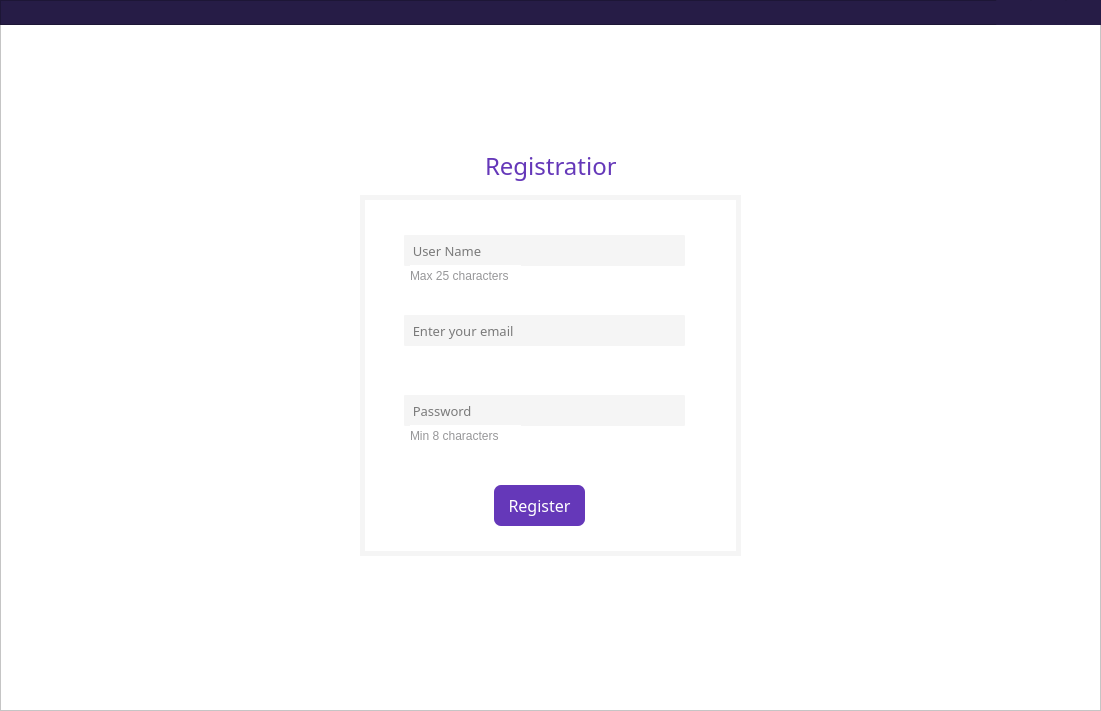
<?xml version="1.0" encoding="UTF-8"?>
<ui version="4.0">
 <class>MainWindow</class>
 <widget class="QMainWindow" name="MainWindow">
  <property name="geometry">
   <rect>
    <x>0</x>
    <y>0</y>
    <width>1101</width>
    <height>711</height>
   </rect>
  </property>
  <property name="windowTitle">
   <string>MainWindow</string>
  </property>
  <widget class="QWidget" name="centralwidget">
   <widget class="QFrame" name="frame">
    <property name="geometry">
     <rect>
      <x>0</x>
      <y>20</y>
      <width>1101</width>
      <height>691</height>
     </rect>
    </property>
    <property name="styleSheet">
     <string notr="true">background-color: rgb(255, 255, 255);</string>
    </property>
    <property name="frameShape">
     <enum>QFrame::StyledPanel</enum>
    </property>
    <property name="frameShadow">
     <enum>QFrame::Raised</enum>
    </property>
    <widget class="QFrame" name="frame_2">
     <property name="geometry">
      <rect>
       <x>360</x>
       <y>175</y>
       <width>381</width>
       <height>361</height>
      </rect>
     </property>
     <property name="styleSheet">
      <string notr="true">QFrame{
border : 5px solid #f5f5f5;

}</string>
     </property>
     <property name="frameShape">
      <enum>QFrame::StyledPanel</enum>
     </property>
     <property name="frameShadow">
      <enum>QFrame::Raised</enum>
     </property>
     <widget class="QLineEdit" name="lineEdit_3">
      <property name="geometry">
       <rect>
        <x>44</x>
        <y>40</y>
        <width>281</width>
        <height>31</height>
       </rect>
      </property>
      <property name="font">
       <font>
        <family>Noto Naskh Arabic UI</family>
        <pointsize>10</pointsize>
       </font>
      </property>
      <property name="styleSheet">
       <string notr="true">QLineEdit{
	background-color: rgb(245, 245, 245);
border-radius: 1px;
}</string>
      </property>
      <property name="placeholderText">
       <string>  User Name</string>
      </property>
     </widget>
     <widget class="QLineEdit" name="lineEdit_4">
      <property name="geometry">
       <rect>
        <x>44</x>
        <y>120</y>
        <width>281</width>
        <height>31</height>
       </rect>
      </property>
      <property name="font">
       <font>
        <family>Noto Naskh Arabic UI</family>
        <pointsize>10</pointsize>
       </font>
      </property>
      <property name="styleSheet">
       <string notr="true">QLineEdit{
	background-color: rgb(245, 245, 245);
border-radius: 1px;
}</string>
      </property>
      <property name="placeholderText">
       <string>  Enter your email</string>
      </property>
     </widget>
     <widget class="QLineEdit" name="lineEdit_5">
      <property name="geometry">
       <rect>
        <x>44</x>
        <y>200</y>
        <width>281</width>
        <height>31</height>
       </rect>
      </property>
      <property name="font">
       <font>
        <family>Noto Naskh Arabic UI</family>
        <pointsize>10</pointsize>
       </font>
      </property>
      <property name="styleSheet">
       <string notr="true">QLineEdit{
	background-color: rgb(245, 245, 245);
border-radius: 1px;
}</string>
      </property>
      <property name="placeholderText">
       <string>  Password</string>
      </property>
     </widget>
     <widget class="QPushButton" name="pushButton_15">
      <property name="geometry">
       <rect>
        <x>134</x>
        <y>290</y>
        <width>91</width>
        <height>41</height>
       </rect>
      </property>
      <property name="font">
       <font>
        <family>Noto Naskh Arabic UI</family>
        <pointsize>12</pointsize>
       </font>
      </property>
      <property name="styleSheet">
       <string notr="true">QPushButton{
border-radius: 7px;
background-color: #6538b9;
color: white;
}</string>
      </property>
      <property name="text">
       <string>Register</string>
      </property>
     </widget>
     <widget class="QLabel" name="label_2">
      <property name="geometry">
       <rect>
        <x>50</x>
        <y>70</y>
        <width>111</width>
        <height>21</height>
       </rect>
      </property>
      <property name="font">
       <font>
        <family>Noto Sans Arabic UI</family>
       </font>
      </property>
      <property name="styleSheet">
       <string notr="true">QLabel{
border :none;
color: #979799;
}</string>
      </property>
      <property name="text">
       <string>Max 25 characters</string>
      </property>
     </widget>
     <widget class="QLabel" name="label_3">
      <property name="geometry">
       <rect>
        <x>50</x>
        <y>230</y>
        <width>111</width>
        <height>21</height>
       </rect>
      </property>
      <property name="font">
       <font>
        <family>Noto Sans Arabic UI</family>
       </font>
      </property>
      <property name="styleSheet">
       <string notr="true">QLabel{
border :none;
color: #979799;
}</string>
      </property>
      <property name="text">
       <string>Min 8 characters</string>
      </property>
     </widget>
    </widget>
    <widget class="QLabel" name="label">
     <property name="geometry">
      <rect>
       <x>485</x>
       <y>120</y>
       <width>131</width>
       <height>51</height>
      </rect>
     </property>
     <property name="font">
      <font>
       <family>Noto Naskh Arabic UI</family>
       <pointsize>18</pointsize>
      </font>
     </property>
     <property name="styleSheet">
      <string notr="true">QLabel{
text-align: center;
color: #6538b9;
}</string>
     </property>
     <property name="text">
      <string>Registration</string>
     </property>
    </widget>
   </widget>
   <widget class="QFrame" name="frame_5">
    <property name="geometry">
     <rect>
      <x>0</x>
      <y>0</y>
      <width>1101</width>
      <height>25</height>
     </rect>
    </property>
    <property name="styleSheet">
     <string notr="true">background-color: rgb(38, 28, 70);</string>
    </property>
    <property name="frameShape">
     <enum>QFrame::StyledPanel</enum>
    </property>
    <property name="frameShadow">
     <enum>QFrame::Raised</enum>
    </property>
    <widget class="QPushButton" name="pushButton_12">
     <property name="geometry">
      <rect>
       <x>1066</x>
       <y>0</y>
       <width>35</width>
       <height>25</height>
      </rect>
     </property>
     <property name="styleSheet">
      <string notr="true">QPushButton{
	border-radius: 1px;
}

QPushButton:hover{
	background-color: red;
}
</string>
     </property>
     <property name="text">
      <string/>
     </property>
     <property name="icon">
      <iconset>
       <normaloff>../code/Resources/close4.png</normaloff>../code/Resources/close4.png</iconset>
     </property>
     <property name="iconSize">
      <size>
       <width>20</width>
       <height>20</height>
      </size>
     </property>
    </widget>
    <widget class="QPushButton" name="pushButton_13">
     <property name="geometry">
      <rect>
       <x>996</x>
       <y>0</y>
       <width>35</width>
       <height>25</height>
      </rect>
     </property>
     <property name="styleSheet">
      <string notr="true">QPushButton{
	border-radius: 1px;
}

QPushButton:hover{
	background-color: #45357a;
}
</string>
     </property>
     <property name="text">
      <string/>
     </property>
     <property name="icon">
      <iconset>
       <normaloff>../code/Resources/minimize2.png</normaloff>../code/Resources/minimize2.png</iconset>
     </property>
     <property name="iconSize">
      <size>
       <width>17</width>
       <height>17</height>
      </size>
     </property>
    </widget>
    <widget class="QPushButton" name="pushButton_14">
     <property name="geometry">
      <rect>
       <x>1031</x>
       <y>0</y>
       <width>35</width>
       <height>25</height>
      </rect>
     </property>
     <property name="styleSheet">
      <string notr="true">QPushButton{
border-radius: 1px;
}

QPushButton:hover{
	background-color: #45357a;
}
</string>
     </property>
     <property name="text">
      <string/>
     </property>
     <property name="icon">
      <iconset>
       <normaloff>../code/Resources/maximize2.png</normaloff>../code/Resources/maximize2.png</iconset>
     </property>
     <property name="iconSize">
      <size>
       <width>15</width>
       <height>15</height>
      </size>
     </property>
    </widget>
   </widget>
  </widget>
 </widget>
 <resources/>
 <connections/>
</ui>
